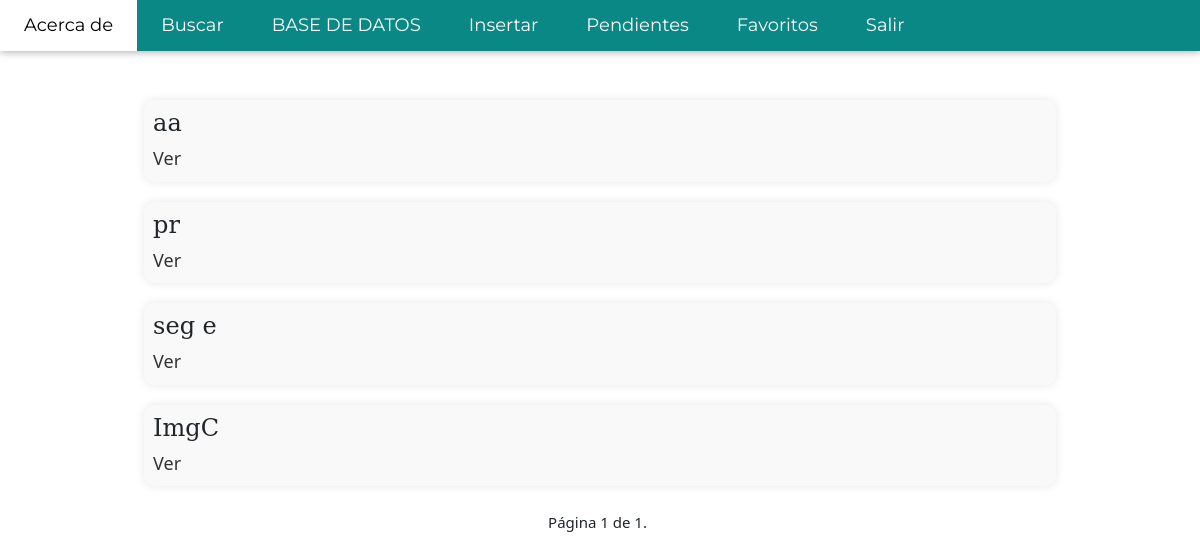
/favorites/ (signed in), run on an earlier commit of the app's database.
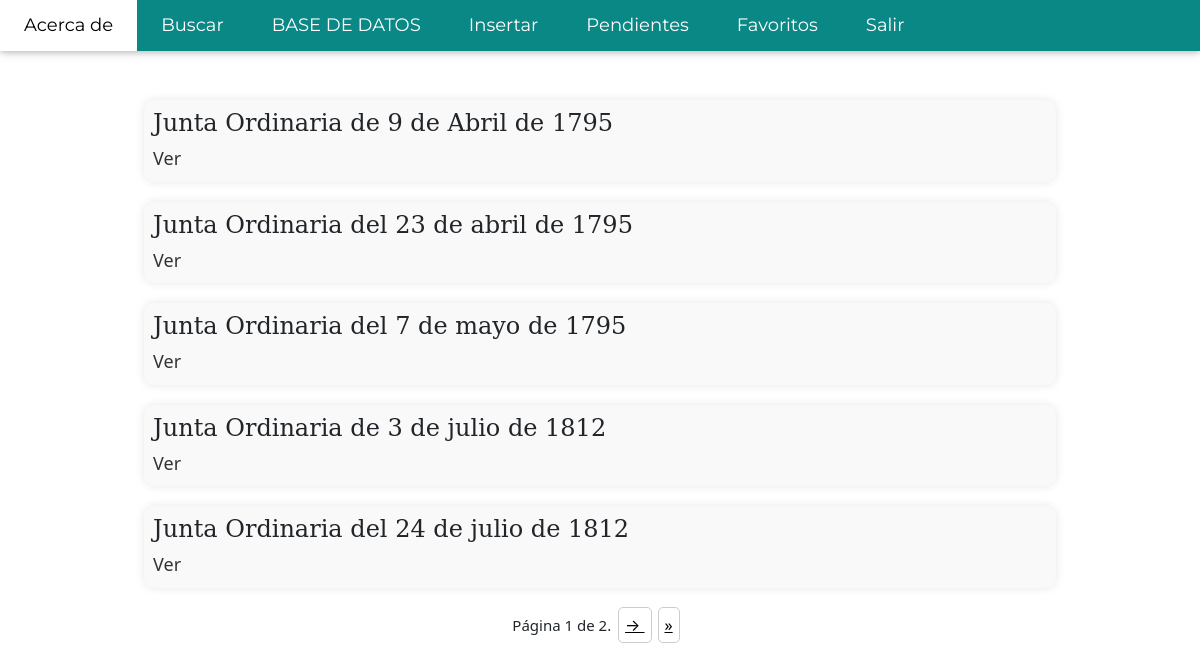
And on a later commit of the database.
### Documents/models.py (models this page shows, shortened)
class Act(models.Model):
    title = models.CharField(max_length=200)
    year = models.CharField(default='00/00/0000', max_length=10)
    author = models.CharField(max_length=200)
    place = models.CharField(max_length=200)
    type = models.CharField(max_length=200)
    xml_file = models.TextField()
    pages = models.ManyToManyField(Page)
    approved = models.BooleanField(default=False)

### Documents/views.py (the view)
# urls.py: path('favorites/', views.favorites, name='favorites'),
def favorites(request):
    user = User.objects.get(username=request.user.username)
    profile = Profile.objects.get(user=user)
    fav_docs = profile.fav_docs.all()
    paginator = Paginator(fav_docs, 5)
    page_number = request.GET.get('page')
    page_obj = paginator.get_page(page_number)
    return render(request, 'docs/favs.html', {'docs': fav_docs, 'page_obj': page_obj})

### templates/docs/favs.html (shortened to what this page needs)
{% extends 'base/main.html' %}
{% block content %}
    <div class="docs" style="padding-top: 50px">
    {% if docs %}
        {% for doc in page_obj %}
            <div class="doc">
            <div class="heading" style="display: flex">
                <h2>{{ doc.title }}</h2>
            </div>
                   <a href="/doc_f/{{ doc.id }}?page={{ page_obj.number }}">Ver</a>
            </div>
        {% endfor %}
        <div class="pagination">
        <span class="step-links">
            <span class="current">
                Página {{ page_obj.number }} de {{ page_obj.paginator.num_pages }}.
            </span>
            {% if page_obj.has_next %}
                <a href="?page={{ page_obj.next_page_number }}"> &rarr; </a>
                <a href="?page={{ page_obj.paginator.num_pages }}">  &raquo;</a>
            {% endif %}
        </span>
    </div>
    {% else %}
        <h2 class="no-results">No se encontraron documentos</h2>
    {% endif %}
    </div>
{% endblock %}

What changed in the data, as far as the page shows it:
removed Act: title "aa"
removed Act: title "pr"
removed Act: title "seg e"
removed Act: title "ImgC"
added Act: title "Junta Ordinaria de 9 de Abril de 1795"
added Act: title "Junta Ordinaria del 23 de abril de 1795"
added Act: title "Junta Ordinaria del 7 de mayo de 1795"
added Act: title "Junta Ordinaria de 3 de julio de 1812"
added Act: title "Junta Ordinaria del 24 de julio de 1812"
Also different on the page:
{{ page_obj.paginator.num_pages }}: "1" → "2"
